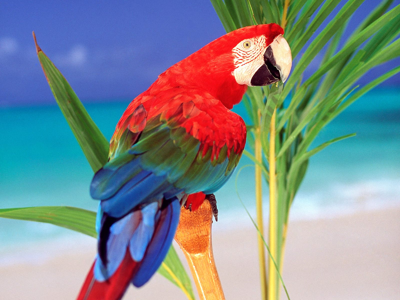
%> input picture images_P3/loro.png, 400 x 300 px
$ octave --eval "ej33;"   (GNU Octave 9; MATLAB toolbox functions it lacks are replaced by stand-ins)
%> lines starting %> are read from the running program, lines starting %| are printed output that depends on the picture
### images_P3/plotPixelDistribution.m
function plotPixelDistribution(image, sampling)
% PLOTPIXELDISTRIBUTION Plot the RGB pixel distribution in the input image
%   Show the pixel distribution in a given image.
%
%   plotPixelDistribution(image): Show the distribution of the RGB values
%                                 for all the pixels of the image.
%
%   plotPixelDistribution(image,sampling): Show the distribution of the RGB values
%                                          for a percentage of the pixels
%                                          of the image.
%
%   image=imread('test.png');
%   plotPixelDistribution(image);
%

    % Check the input image
    if size(image,3)~=3,
        error('An RGB image is required');
    end

    % Convert input image to double
    image=double(image);

    % Get the image channels
    imgR = image(:,:,1);
    imgG = image(:,:,2);
    imgB = image(:,:,3);

    % Perform a sampling on the pixels
    if exist('sampling','var'),
        % Create a uniform sampling mapping
        step=round(1.0/sampling);
        sample = zeros(size(image,1),size(image,2));
        sample(1:step:end,1:step:end) = 1;

        % Select sampled points for each channel
        sR = imgR(sample==1);
        sG = imgG(sample==1);
        sB = imgB(sample==1);

        % Create distortion matrices to randomize uniform distribution
        rR = randn( numel(sR),1 )/step;
        rG = randn( numel(sG),1 )/step;
        rB = randn( numel(sB),1 )/step;

        % Show the pixel distribution
        scatter3( sR(:)-rR, sG(:)-rG, sB(:)-rB, 3, [ sR(:), sG(:), sB(:) ]/255 );
    else
        scatter3( imgR(:), imgG(:), imgB(:), 3, [ imgR(:), imgG(:), imgB(:) ]/255 );
    end

    % Set plot properties
    title('Pixel Distribution')
    xlim([0,255]),ylim([0,255]),zlim([0,255]);
    axis square;
end

### images_P3/ej33.m
function [ ] = ej33( )
    %%%%%%%%%%%%% PART 1 %%%%%%%%%%%%%

    loro_rgb = imread('loro.png');
%> loro_rgb is the input picture: size 300x400x3 uint8; mean R, G, B 127.9, 140.2, 144
    loro = rgb2gray(loro_rgb);
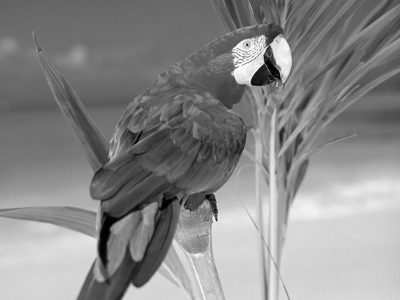
%> loro: size 300x400 uint8; min 1, max 255, mean 137
    re_loro = reshape(double(loro), [], 1);

    array(:,1) = re_loro;
    array(:,2) = re_loro;

    [rows, columns] = size(loro);
%> rows = 300; columns = 400

    n=50;
    [idx, C] = kmeans(array, n);
%> C = 50 rows, first 12: [212.4 212.4; 88.62 88.62; 134 134; 177 177; 113.9 113.9; 15.62 15.62; 65.64 65.64; 221.2 221.2; 77.07 77.07; 97.54 97.54; 247.4 247.4; 38.84 38.84]

    figure
    subplot(1,2,1)

    for i=1:n
        array(idx==i, 1) = mean(array(idx==i, 1));
    end
    imshow(reshape(uint8(array(:,1)), [rows, columns]));
    title('k=50')

    %%%%%%%%%%%%% PART 2 %%%%%%%%%%%%%
    array2 = zeros(rows*columns, 3);

    k=1;
    for row = 1 : rows
      for col = 1 : columns
        array2(k, 1) = row;
        array2(k, 2) = col;
        k = k + 1;
      end
    end
%> after the loop, k = 120001
    array2(:, 3) = re_loro;

    [idx, C] = kmeans(array2, n);
%> C = 50 rows, first 12: [92.38 221.4 110.4; 34.53 363.1 207.4; 212.6 361.2 132.7; 272.5 36.77 110.4; 35.04 167.8 202.4; 195.4 45.39 211.7; 216.6 184.2 135.3; 93.85 131.5 111.5; 262.8 211.2 216.4; 105.3 276.1 77.77; 255.6 249 117.7; 158.1 34.6 91.67]

    subplot(1,2,2)
    for i=1:n
        array2(idx==i, 3) = C(i,3);
    end
    imshow(reshape(uint8(array2(:, 3)), [rows, columns]));
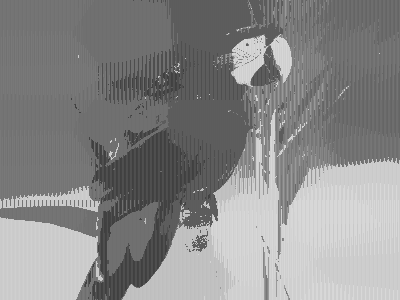
%> displayed picture: size 300x400, on the screen's scale of 0 to 255; min 64, max 216, mean 137
    title('k=50')

    %%%%%%%%%%%%% PART 3 %%%%%%%%%%%%%

    figure
    subplot(2,2,1)
    imshow(loro_rgb)

    subplot(2,2,2)
    plotPixelDistribution(loro_rgb)
%> in plotPixelDistribution, `imgB = image(:,:,3);`:
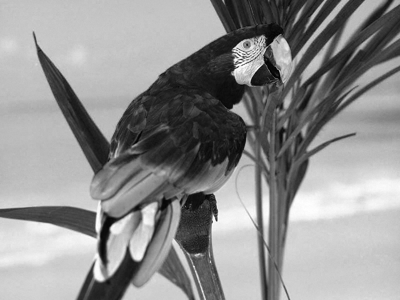
%> imgB: size 300x400 double; min 0, max 255, mean 144

    rgb_matrix(:,1) = reshape(double(loro_rgb(:,:,1)), [], 1);
    rgb_matrix(:,2) = reshape(double(loro_rgb(:,:,2)), [], 1);
    rgb_matrix(:,3) = reshape(double(loro_rgb(:,:,3)), [], 1);

    [idx, C] = kmeans(rgb_matrix, 16);
%> C = 16 rows, first 12: [81.8 107.8 192; 243.2 34.92 36.07; 78.19 127.6 57.1; 222.6 208.6 204.8; 142.1 85.78 70.66; 108.8 157.6 79.08; 16.15 152.4 178; 51.91 22.57 43.83; 64.9 86.03 39.37; 45.75 88.28 137.3; 235.8 105.4 58.54; 197.9 221.8 235.7]

    for i=1:16
        rgb_matrix(idx==i, 1) = C(i, 1);
        rgb_matrix(idx==i, 2) = C(i, 2);
        rgb_matrix(idx==i, 3) = C(i, 3);
    end
    title('k=16')

    loro_tmp = loro_rgb;
    loro_tmp(:,:,1) = reshape(rgb_matrix(:,1), [rows, columns]);
    loro_tmp(:,:,2) = reshape(rgb_matrix(:,2), [rows, columns]);
    loro_tmp(:,:,3) = reshape(rgb_matrix(:,3), [rows, columns]);
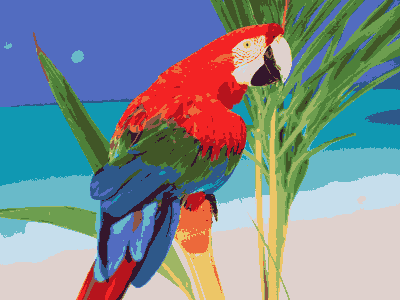
%> loro_tmp: size 300x400x3 uint8; mean R, G, B 128.1, 140.3, 144; mean of the top-left, top-right, bottom-left and bottom-right quarters 116.2, 109.2, 137.7, 186.8

    subplot(2,2,3)
    imshow(loro_tmp)

    subplot(2,2,4)
    plotPixelDistribution(loro_tmp)
%> in plotPixelDistribution (call 2), `imgR = image(:,:,1);`:
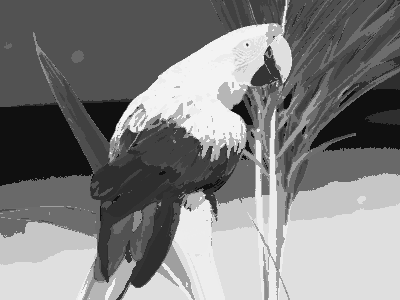
%> imgR: size 300x400 double; min 16, max 243, mean 128.1
%> in plotPixelDistribution (call 2), `imgG = image(:,:,2);`:
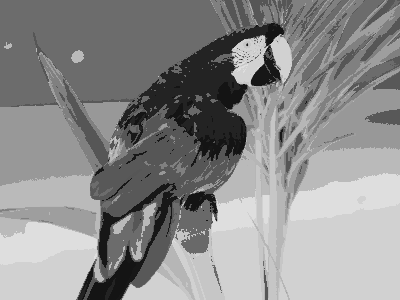
%> imgG: size 300x400 double; min 20, max 222, mean 140.3
%> `ej33;`:
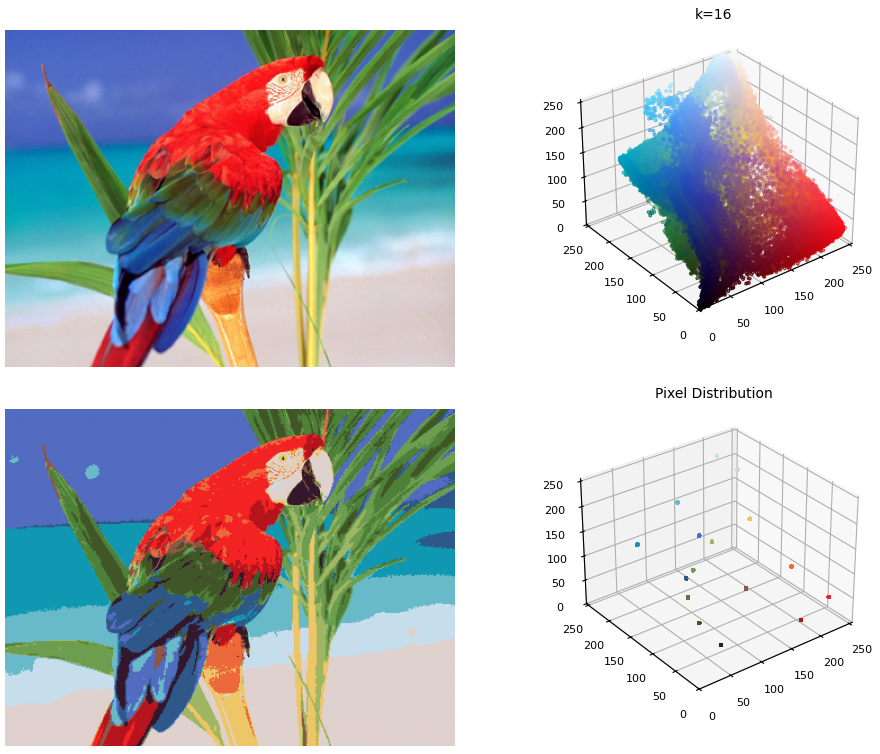
%> figure redrawn from the program's plot data, 4 panels
end
